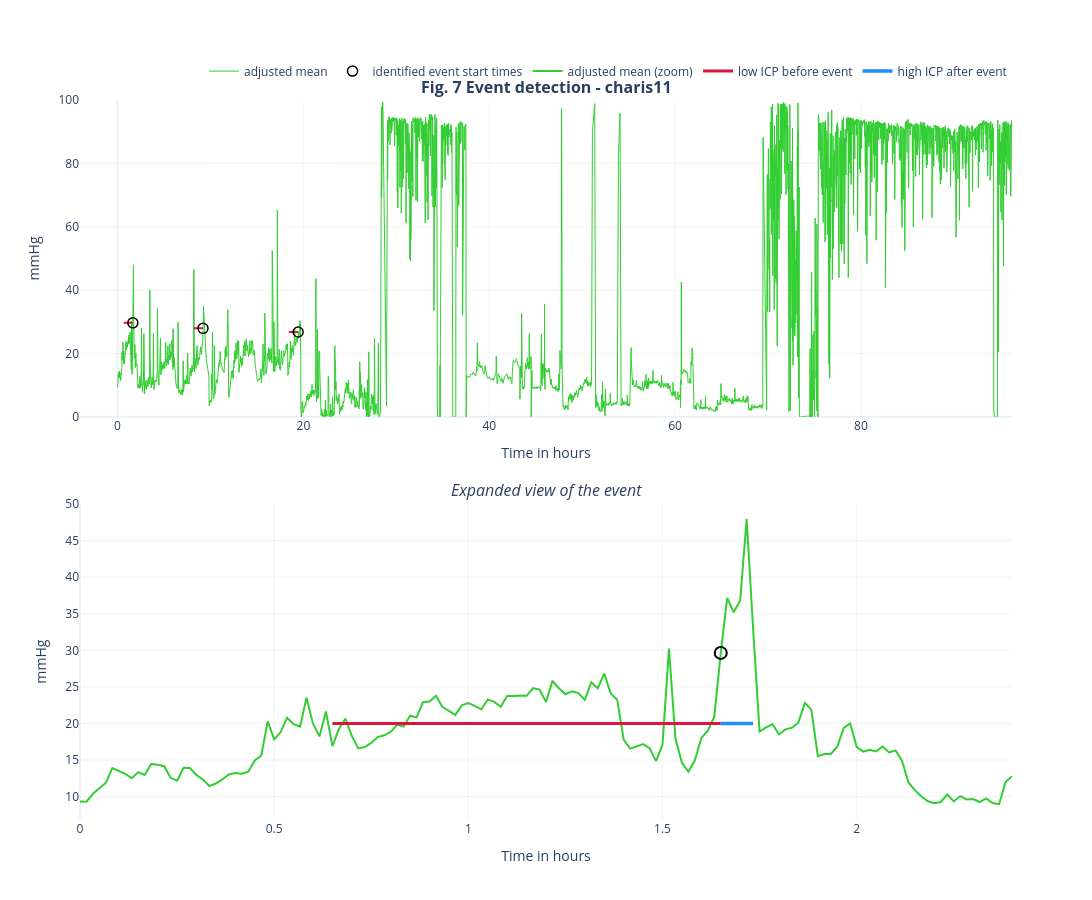

The notebook cell saved with this chart:
### Code cell
# 3. GENEROWANIE INTERAKTYWNEGO WYKRESU W STYLU "FIG. 7 EVENT DETECTION"
# =========================================================================

# Przeliczamy indeksy minutowe z ramki DataFrame na godziny dla osi X
time_hours = processor.df.index / 60

# Tworzymy dwa wykresy jeden pod drugim (2 wiersze, 1 kolumna)
fig = make_subplots(
    rows=2, cols=1, 
    subplot_titles=(
        f'<b>Fig. 7 Event detection - {record_name}</b>', 
        '<i>Expanded view of the event</i>'
    ),
    vertical_spacing=0.12  # Odstęp między wykresami
)

# -------------------------------------------------------------------------
# --- WYKRES 1: CAŁOŚĆ (GÓRA - row=1, col=1) ---
# -------------------------------------------------------------------------

# Sygnał główny MICP
fig.add_trace(go.Scatter(
    x=time_hours,
    y=processor.df['MICP'],
    mode='lines',
    name='adjusted mean',
    line=dict(color='limegreen', width=1),
    hovertemplate='<b>Czas:</b> %{x:.2f} h<br><b>MICP:</b> %{y:.2f} mmHg<extra></extra>'
), row=1, col=1)

# Naniesienie linii "quiet period" oraz kółeczek startu dla każdego segmentu
for i, seg in enumerate(processor.final_segments):
    start_h = seg['event_start_min'] / 60
    pre_start_h = seg['pre_event_start_min'] / 60
    y_val = processor.df.loc[seg['event_start_min'], 'MICP']
    
    # Czerwona linia oznaczająca okres ciszy przed zdarzeniem
    # Ukrywamy w legendzie kolejne linie (showlegend=False), żeby nie śmiecić
    fig.add_trace(go.Scatter(
        x=[pre_start_h, start_h],
        y=[y_val, y_val],
        mode='lines',
        name='quiet period',
        line=dict(color='crimson', width=2),
        showlegend=False,
        hoverinfo='skip'  # Linia pomocnicza nie potrzebuje własnego dymka
    ), row=1, col=1)
    
    # Czarne kółeczko oznaczające dokładny początek zdarzenia
    lbl = 'identified event start times' if i == 0 else ""
    fig.add_trace(go.Scatter(
        x=[start_h],
        y=[y_val],
        mode='markers',
        name='identified event start times',
        marker=dict(
            color='rgba(0,0,0,0)',  # Przezroczysty środek (facecolors='none')
            size=10,
            line=dict(color='black', width=1.5)  # Czarna ramka
        ),
        showlegend=(i == 0),  # Pokazujemy w legendzie tylko za pierwszym razem
        hovertemplate='<b>Początek zdarzenia</b><br>Czas: %{x:.2f} h<br>ICP: %{y:.2f} mmHg<extra></extra>'
    ), row=1, col=1)


# -------------------------------------------------------------------------
# --- WYKRES 2: EXPANDED VIEW (DÓŁ - row=2, col=1) ---
# -------------------------------------------------------------------------

if len(processor.final_segments) > 0:
    # Wybieramy pierwszy spełniający warunki segment do przybliżenia
    seg_zoom = processor.final_segments[0]
    
    pad_mins = 40
    zoom_start_min = max(0, seg_zoom['pre_event_start_min'] - pad_mins)
    zoom_end_min = min(len(processor.df) - 1, seg_zoom['event_end_min'] + pad_mins)
    
    # Wycinamy fragment danych do przybliżenia
    df_zoom = processor.df.loc[zoom_start_min:zoom_end_min]
    time_hours_zoom = df_zoom.index / 60
    
    # Zielona linia sygnału w przybliżeniu
    fig.add_trace(go.Scatter(
        x=time_hours_zoom,
        y=df_zoom['MICP'],
        mode='lines',
        name='adjusted mean (zoom)',
        line=dict(color='limegreen', width=2),
        hovertemplate='<b>Czas:</b> %{x:.2f} h<br><b>MICP:</b> %{y:.2f} mmHg<extra></extra>'
    ), row=2, col=1)
    
    # Współrzędne czasowe dla linii statusu
    h_pre_start = seg_zoom['pre_event_start_min'] / 60
    h_event_start = seg_zoom['event_start_min'] / 60
    h_event_end = seg_zoom['event_end_min'] / 60
    
    # Czerwona pozioma linia: "low ICP before event" na wysokości 20 mmHg (zgodnie z Twoim kodem)
    fig.add_trace(go.Scatter(
        x=[h_pre_start, h_event_start],
        y=[20, 20],
        mode='lines',
        name='low ICP before event',
        line=dict(color='crimson', width=3),
        hovertemplate='Low ICP threshold period<extra></extra>'
    ), row=2, col=1)
    
    # Niebieska pozioma linia: "high ICP after event" na wysokości 20 mmHg
    fig.add_trace(go.Scatter(
        x=[h_event_start, h_event_end],
        y=[20, 20],
        mode='lines',
        name='high ICP after event',
        line=dict(color='dodgerblue', width=3.5),
        hovertemplate='High ICP event duration<extra></extra>'
    ), row=2, col=1)
    
    # Czarne kółeczko w punkcie startu na wykresie przybliżonym
    y_zoom_start = processor.df.loc[seg_zoom['event_start_min'], 'MICP']
    fig.add_trace(go.Scatter(
        x=[h_event_start],
        y=[y_zoom_start],
        mode='markers',
        name='Zoom Event Start',
        marker=dict(
            color='rgba(0,0,0,0)',
            size=12,
            line=dict(color='black', width=2)
        ),
        showlegend=False,
        hovertemplate='<b>Punkt krytyczny</b><br>Czas: %{x:.2f} h<extra></extra>'
    ), row=2, col=1)

else:
    # Adnotacja awaryjna (zamiast ax2.text)
    fig.add_annotation(
        text="Brak segmentów klinicznych spełniających<br>kryterium 1h czystego sygnału przed eventem.",
        xref="x2", yref="y2",
        x=0.5, y=0.5, showarrow=False,
        font=dict(size=14, color="gray")
    )

# -------------------------------------------------------------------------
# --- KONFIGURACJA UKŁADU, OSI I INTERAKCJI (LAYOUT) ---
# -------------------------------------------------------------------------

fig.update_layout(
    template='plotly_white',
    hovermode='x unified',      # Łączenie etykiet pod kursorem myszy
    dragmode='zoom',            # Interaktywne powiększanie boksem
    width=1500,                 # Szerokość okna wykresu
    height=900,                 # Wysokość dostosowana do dwóch osi pionowych
    legend=dict(
        orientation="h",        # Pozioma legenda na górze dla oszczędności miejsca
        yanchor="bottom",
        y=1.02,
        xanchor="right",
        x=1
    )
)

# Konfiguracja Osi X i Y dla WYKRESU 1 (Góra)
fig.update_xaxes(
    title_text='Time in hours',
    gridcolor='rgba(200, 200, 200, 0.2)',
    showspikes=True, spikemode='across', spikethickness=1, spikedash='dash',
    row=1, col=1
)
fig.update_yaxes(
    title_text='mmHg',
    range=[0, 100],  # Sztywny zakres z ax1.set_ylim(0, 100)
    gridcolor='rgba(200, 200, 200, 0.2)',
    row=1, col=1
)

# Konfiguracja Osi X i Y dla WYKRESU 2 (Dół)
fig.update_xaxes(
    title_text='Time in hours',
    gridcolor='rgba(200, 200, 200, 0.2)',
    showspikes=True, spikemode='across', spikethickness=1, spikedash='dash',
    row=2, col=1
)
fig.update_yaxes(
    title_text='mmHg',
    gridcolor='rgba(200, 200, 200, 0.2)',
    row=2, col=1
)

# Wyświetlenie wykresu
fig.show()

### Figure 1 — Plotly figure (JSON) as saved in the notebook; plotly's stock layout.template omitted (floating-point values rounded to 4 significant figures; data arrays with more than 128 entries replaced by an {"elided": "..."} marker saying what was removed)
{"data": [{"hovertemplate": "<b>Czas:</b> %{x:.2f} h<br><b>MICP:</b> %{y:.2f} mmHg<extra></extra>", "line": {"color": "limegreen", "width": 1}, "mode": "lines", "name": "adjusted mean", "type": "scatter", "x": {"elided": "5776 float values"}, "xaxis": "x", "y": {"elided": "5776 float values"}, "yaxis": "y"}, {"hoverinfo": "skip", "line": {"color": "crimson", "width": 2}, "mode": "lines", "name": "quiet period", "showlegend": false, "type": "scatter", "x": [0.65, 1.65], "xaxis": "x", "y": [29.65, 29.65], "yaxis": "y"}, {"hovertemplate": "<b>Początek zdarzenia</b><br>Czas: %{x:.2f} h<br>ICP: %{y:.2f} mmHg<extra></extra>", "marker": {"color": "rgba(0,0,0,0)", "line": {"color": "black", "width": 1.5}, "size": 10}, "mode": "markers", "name": "identified event start times", "showlegend": true, "type": "scatter", "x": [1.65], "xaxis": "x", "y": [29.65], "yaxis": "y"}, {"hoverinfo": "skip", "line": {"color": "crimson", "width": 2}, "mode": "lines", "name": "quiet period", "showlegend": false, "type": "scatter", "x": [8.2, 9.2], "xaxis": "x", "y": [27.91, 27.91], "yaxis": "y"}, {"hovertemplate": "<b>Początek zdarzenia</b><br>Czas: %{x:.2f} h<br>ICP: %{y:.2f} mmHg<extra></extra>", "marker": {"color": "rgba(0,0,0,0)", "line": {"color": "black", "width": 1.5}, "size": 10}, "mode": "markers", "name": "identified event start times", "showlegend": false, "type": "scatter", "x": [9.2], "xaxis": "x", "y": [27.91], "yaxis": "y"}, {"hoverinfo": "skip", "line": {"color": "crimson", "width": 2}, "mode": "lines", "name": "quiet period", "showlegend": false, "type": "scatter", "x": [18.43, 19.43], "xaxis": "x", "y": [26.77, 26.77], "yaxis": "y"}, {"hovertemplate": "<b>Początek zdarzenia</b><br>Czas: %{x:.2f} h<br>ICP: %{y:.2f} mmHg<extra></extra>", "marker": {"color": "rgba(0,0,0,0)", "line": {"color": "black", "width": 1.5}, "size": 10}, "mode": "markers", "name": "identified event start times", "showlegend": false, "type": "scatter", "x": [19.43], "xaxis": "x", "y": [26.77], "yaxis": "y"}, {"hovertemplate": "<b>Czas:</b> %{x:.2f} h<br><b>MICP:</b> %{y:.2f} mmHg<extra></extra>", "line": {"color": "limegreen", "width": 2}, "mode": "lines", "name": "adjusted mean (zoom)", "type": "scatter", "x": {"elided": "145 float values"}, "xaxis": "x2", "y": {"elided": "145 float values"}, "yaxis": "y2"}, {"hovertemplate": "Low ICP threshold period<extra></extra>", "line": {"color": "crimson", "width": 3}, "mode": "lines", "name": "low ICP before event", "type": "scatter", "x": [0.65, 1.65], "xaxis": "x2", "y": [20, 20], "yaxis": "y2"}, {"hovertemplate": "High ICP event duration<extra></extra>", "line": {"color": "dodgerblue", "width": 3.5}, "mode": "lines", "name": "high ICP after event", "type": "scatter", "x": [1.65, 1.733], "xaxis": "x2", "y": [20, 20], "yaxis": "y2"}, {"hovertemplate": "<b>Punkt krytyczny</b><br>Czas: %{x:.2f} h<extra></extra>", "marker": {"color": "rgba(0,0,0,0)", "line": {"color": "black", "width": 2}, "size": 12}, "mode": "markers", "name": "Zoom Event Start", "showlegend": false, "type": "scatter", "x": [1.65], "xaxis": "x2", "y": [29.65], "yaxis": "y2"}], "layout": {"annotations": [{"font": {"size": 16}, "showarrow": false, "text": "<b>Fig. 7 Event detection - charis11</b>", "x": 0.5, "xanchor": "center", "xref": "paper", "y": 1, "yanchor": "bottom", "yref": "paper"}, {"font": {"size": 16}, "showarrow": false, "text": "<i>Expanded view of the event</i>", "x": 0.5, "xanchor": "center", "xref": "paper", "y": 0.44, "yanchor": "bottom", "yref": "paper"}], "dragmode": "zoom", "height": 900, "hovermode": "x unified", "legend": {"orientation": "h", "x": 1, "xanchor": "right", "y": 1.02, "yanchor": "bottom"}, "width": 1500, "xaxis": {"anchor": "y", "domain": [0, 1], "gridcolor": "rgba(200, 200, 200, 0.2)", "showspikes": true, "spikedash": "dash", "spikemode": "across", "spikethickness": 1, "title": {"text": "Time in hours"}}, "xaxis2": {"anchor": "y2", "domain": [0, 1], "gridcolor": "rgba(200, 200, 200, 0.2)", "showspikes": true, "spikedash": "dash", "spikemode": "across", "spikethickness": 1, "title": {"text": "Time in hours"}}, "yaxis": {"anchor": "x", "domain": [0.56, 1], "gridcolor": "rgba(200, 200, 200, 0.2)", "range": [0, 100], "title": {"text": "mmHg"}}, "yaxis2": {"anchor": "x2", "domain": [0, 0.44], "gridcolor": "rgba(200, 200, 200, 0.2)", "title": {"text": "mmHg"}}}}
